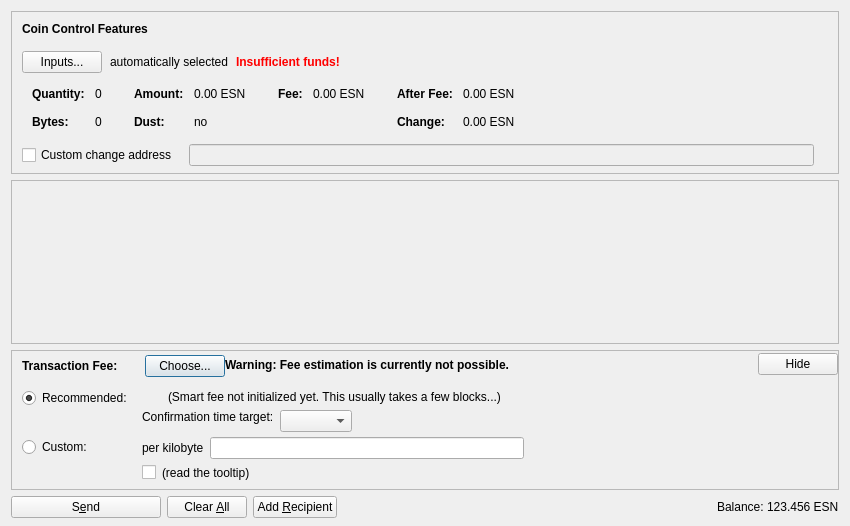
<?xml version="1.0" encoding="UTF-8"?>
<ui version="4.0">
 <class>SendCoinsDialog</class>
 <widget class="QDialog" name="SendCoinsDialog">
  <property name="geometry">
   <rect>
    <x>0</x>
    <y>0</y>
    <width>850</width>
    <height>526</height>
   </rect>
  </property>
  <property name="windowTitle">
   <string>Send Coins</string>
  </property>
  <layout class="QVBoxLayout" name="verticalLayout" stretch="0,1,0,0">
   <property name="bottomMargin">
    <number>8</number>
   </property>
   <item>
    <widget class="QFrame" name="frameCoinControl">
     <property name="sizePolicy">
      <sizepolicy hsizetype="Expanding" vsizetype="Expanding">
       <horstretch>0</horstretch>
       <verstretch>0</verstretch>
      </sizepolicy>
     </property>
     <property name="maximumSize">
      <size>
       <width>16777215</width>
       <height>16777215</height>
      </size>
     </property>
     <property name="frameShape">
      <enum>QFrame::StyledPanel</enum>
     </property>
     <property name="frameShadow">
      <enum>QFrame::Sunken</enum>
     </property>
     <layout class="QVBoxLayout" name="verticalLayoutCoinControl2">
      <property name="spacing">
       <number>0</number>
      </property>
      <property name="leftMargin">
       <number>0</number>
      </property>
      <property name="topMargin">
       <number>0</number>
      </property>
      <property name="rightMargin">
       <number>0</number>
      </property>
      <property name="bottomMargin">
       <number>6</number>
      </property>
      <item>
       <layout class="QVBoxLayout" name="verticalLayoutCoinControl" stretch="0,0,0,0,1">
        <property name="spacing">
         <number>0</number>
        </property>
        <property name="leftMargin">
         <number>10</number>
        </property>
        <property name="topMargin">
         <number>10</number>
        </property>
        <item>
         <layout class="QHBoxLayout" name="horizontalLayoutCoinControl1">
          <property name="bottomMargin">
           <number>15</number>
          </property>
          <item>
           <widget class="QLabel" name="labelCoinControlFeatures">
            <property name="sizePolicy">
             <sizepolicy hsizetype="Preferred" vsizetype="Maximum">
              <horstretch>0</horstretch>
              <verstretch>0</verstretch>
             </sizepolicy>
            </property>
            <property name="font">
             <font>
              <weight>75</weight>
              <bold>true</bold>
             </font>
            </property>
            <property name="styleSheet">
             <string notr="true">font-weight:bold;</string>
            </property>
            <property name="text">
             <string>Coin Control Features</string>
            </property>
           </widget>
          </item>
         </layout>
        </item>
        <item>
         <layout class="QHBoxLayout" name="horizontalLayoutCoinControl2" stretch="0,0,0,0">
          <property name="spacing">
           <number>8</number>
          </property>
          <property name="bottomMargin">
           <number>10</number>
          </property>
          <item>
           <widget class="QPushButton" name="pushButtonCoinControl">
            <property name="styleSheet">
             <string notr="true"/>
            </property>
            <property name="text">
             <string>Inputs...</string>
            </property>
            <property name="autoDefault">
             <bool>false</bool>
            </property>
           </widget>
          </item>
          <item>
           <widget class="QLabel" name="labelCoinControlAutomaticallySelected">
            <property name="text">
             <string>automatically selected</string>
            </property>
            <property name="margin">
             <number>5</number>
            </property>
           </widget>
          </item>
          <item>
           <widget class="QLabel" name="labelCoinControlInsuffFunds">
            <property name="font">
             <font>
              <weight>75</weight>
              <bold>true</bold>
             </font>
            </property>
            <property name="styleSheet">
             <string notr="true">color:red;font-weight:bold;</string>
            </property>
            <property name="text">
             <string>Insufficient funds!</string>
            </property>
            <property name="margin">
             <number>5</number>
            </property>
           </widget>
          </item>
          <item>
           <spacer name="horizontalSpacerCoinControl">
            <property name="orientation">
             <enum>Qt::Horizontal</enum>
            </property>
            <property name="sizeHint" stdset="0">
             <size>
              <width>40</width>
              <height>1</height>
             </size>
            </property>
           </spacer>
          </item>
         </layout>
        </item>
        <item>
         <widget class="QWidget" name="widgetCoinControl" native="true">
          <property name="sizePolicy">
           <sizepolicy hsizetype="Preferred" vsizetype="Preferred">
            <horstretch>0</horstretch>
            <verstretch>0</verstretch>
           </sizepolicy>
          </property>
          <property name="minimumSize">
           <size>
            <width>0</width>
            <height>0</height>
           </size>
          </property>
          <property name="styleSheet">
           <string notr="true"/>
          </property>
          <layout class="QHBoxLayout" name="horizontalLayoutCoinControl5">
           <property name="leftMargin">
            <number>0</number>
           </property>
           <property name="topMargin">
            <number>0</number>
           </property>
           <property name="rightMargin">
            <number>0</number>
           </property>
           <property name="bottomMargin">
            <number>0</number>
           </property>
           <item>
            <layout class="QHBoxLayout" name="horizontalLayoutCoinControl3" stretch="0,0,0,1">
             <property name="spacing">
              <number>20</number>
             </property>
             <property name="topMargin">
              <number>0</number>
             </property>
             <property name="bottomMargin">
              <number>10</number>
             </property>
             <item>
              <layout class="QFormLayout" name="formLayoutCoinControl1">
               <property name="horizontalSpacing">
                <number>10</number>
               </property>
               <property name="verticalSpacing">
                <number>14</number>
               </property>
               <property name="leftMargin">
                <number>10</number>
               </property>
               <property name="topMargin">
                <number>4</number>
               </property>
               <property name="rightMargin">
                <number>6</number>
               </property>
               <item row="0" column="0">
                <widget class="QLabel" name="labelCoinControlQuantityText">
                 <property name="font">
                  <font>
                   <weight>75</weight>
                   <bold>true</bold>
                  </font>
                 </property>
                 <property name="text">
                  <string>Quantity:</string>
                 </property>
                 <property name="margin">
                  <number>0</number>
                 </property>
                </widget>
               </item>
               <item row="0" column="1">
                <widget class="QLabel" name="labelCoinControlQuantity">
                 <property name="cursor">
                  <cursorShape>IBeamCursor</cursorShape>
                 </property>
                 <property name="contextMenuPolicy">
                  <enum>Qt::ActionsContextMenu</enum>
                 </property>
                 <property name="text">
                  <string notr="true">0</string>
                 </property>
                 <property name="margin">
                  <number>0</number>
                 </property>
                 <property name="textInteractionFlags">
                  <set>Qt::LinksAccessibleByMouse|Qt::TextSelectableByKeyboard|Qt::TextSelectableByMouse</set>
                 </property>
                </widget>
               </item>
               <item row="1" column="0">
                <widget class="QLabel" name="labelCoinControlBytesText">
                 <property name="font">
                  <font>
                   <weight>75</weight>
                   <bold>true</bold>
                  </font>
                 </property>
                 <property name="text">
                  <string>Bytes:</string>
                 </property>
                </widget>
               </item>
               <item row="1" column="1">
                <widget class="QLabel" name="labelCoinControlBytes">
                 <property name="cursor">
                  <cursorShape>IBeamCursor</cursorShape>
                 </property>
                 <property name="contextMenuPolicy">
                  <enum>Qt::ActionsContextMenu</enum>
                 </property>
                 <property name="text">
                  <string notr="true">0</string>
                 </property>
                 <property name="textInteractionFlags">
                  <set>Qt::LinksAccessibleByMouse|Qt::TextSelectableByKeyboard|Qt::TextSelectableByMouse</set>
                 </property>
                </widget>
               </item>
              </layout>
             </item>
             <item>
              <layout class="QFormLayout" name="formLayoutCoinControl2">
               <property name="horizontalSpacing">
                <number>10</number>
               </property>
               <property name="verticalSpacing">
                <number>14</number>
               </property>
               <property name="leftMargin">
                <number>6</number>
               </property>
               <property name="topMargin">
                <number>4</number>
               </property>
               <property name="rightMargin">
                <number>6</number>
               </property>
               <item row="0" column="0">
                <widget class="QLabel" name="labelCoinControlAmountText">
                 <property name="font">
                  <font>
                   <weight>75</weight>
                   <bold>true</bold>
                  </font>
                 </property>
                 <property name="text">
                  <string>Amount:</string>
                 </property>
                 <property name="margin">
                  <number>0</number>
                 </property>
                </widget>
               </item>
               <item row="0" column="1">
                <widget class="QLabel" name="labelCoinControlAmount">
                 <property name="cursor">
                  <cursorShape>IBeamCursor</cursorShape>
                 </property>
                 <property name="contextMenuPolicy">
                  <enum>Qt::ActionsContextMenu</enum>
                 </property>
                 <property name="text">
                  <string notr="true">0.00 ESN</string>
                 </property>
                 <property name="textInteractionFlags">
                  <set>Qt::LinksAccessibleByMouse|Qt::TextSelectableByKeyboard|Qt::TextSelectableByMouse</set>
                 </property>
                </widget>
               </item>
               <item row="1" column="0">
                <widget class="QLabel" name="labelCoinControlLowOutputText">
                 <property name="font">
                  <font>
                   <weight>75</weight>
                   <bold>true</bold>
                  </font>
                 </property>
                 <property name="text">
                  <string>Dust:</string>
                 </property>
                </widget>
               </item>
               <item row="1" column="1">
                <widget class="QLabel" name="labelCoinControlLowOutput">
                 <property name="cursor">
                  <cursorShape>IBeamCursor</cursorShape>
                 </property>
                 <property name="contextMenuPolicy">
                  <enum>Qt::ActionsContextMenu</enum>
                 </property>
                 <property name="text">
                  <string notr="true">no</string>
                 </property>
                 <property name="textInteractionFlags">
                  <set>Qt::LinksAccessibleByMouse|Qt::TextSelectableByKeyboard|Qt::TextSelectableByMouse</set>
                 </property>
                </widget>
               </item>
              </layout>
             </item>
             <item>
              <layout class="QFormLayout" name="formLayoutCoinControl3">
               <property name="horizontalSpacing">
                <number>10</number>
               </property>
               <property name="verticalSpacing">
                <number>14</number>
               </property>
               <property name="leftMargin">
                <number>6</number>
               </property>
               <property name="topMargin">
                <number>4</number>
               </property>
               <property name="rightMargin">
                <number>6</number>
               </property>
               <item row="0" column="0">
                <widget class="QLabel" name="labelCoinControlFeeText">
                 <property name="font">
                  <font>
                   <weight>75</weight>
                   <bold>true</bold>
                  </font>
                 </property>
                 <property name="text">
                  <string>Fee:</string>
                 </property>
                 <property name="margin">
                  <number>0</number>
                 </property>
                </widget>
               </item>
               <item row="0" column="1">
                <widget class="QLabel" name="labelCoinControlFee">
                 <property name="cursor">
                  <cursorShape>IBeamCursor</cursorShape>
                 </property>
                 <property name="contextMenuPolicy">
                  <enum>Qt::ActionsContextMenu</enum>
                 </property>
                 <property name="text">
                  <string notr="true">0.00 ESN</string>
                 </property>
                 <property name="textInteractionFlags">
                  <set>Qt::LinksAccessibleByMouse|Qt::TextSelectableByKeyboard|Qt::TextSelectableByMouse</set>
                 </property>
                </widget>
               </item>
              </layout>
             </item>
             <item>
              <layout class="QFormLayout" name="formLayoutCoinControl4">
               <property name="horizontalSpacing">
                <number>10</number>
               </property>
               <property name="verticalSpacing">
                <number>14</number>
               </property>
               <property name="leftMargin">
                <number>6</number>
               </property>
               <property name="topMargin">
                <number>4</number>
               </property>
               <property name="rightMargin">
                <number>6</number>
               </property>
               <item row="0" column="0">
                <widget class="QLabel" name="labelCoinControlAfterFeeText">
                 <property name="font">
                  <font>
                   <weight>75</weight>
                   <bold>true</bold>
                  </font>
                 </property>
                 <property name="text">
                  <string>After Fee:</string>
                 </property>
                 <property name="margin">
                  <number>0</number>
                 </property>
                </widget>
               </item>
               <item row="0" column="1">
                <widget class="QLabel" name="labelCoinControlAfterFee">
                 <property name="cursor">
                  <cursorShape>IBeamCursor</cursorShape>
                 </property>
                 <property name="contextMenuPolicy">
                  <enum>Qt::ActionsContextMenu</enum>
                 </property>
                 <property name="text">
                  <string notr="true">0.00 ESN</string>
                 </property>
                 <property name="textInteractionFlags">
                  <set>Qt::LinksAccessibleByMouse|Qt::TextSelectableByKeyboard|Qt::TextSelectableByMouse</set>
                 </property>
                </widget>
               </item>
               <item row="1" column="0">
                <widget class="QLabel" name="labelCoinControlChangeText">
                 <property name="font">
                  <font>
                   <weight>75</weight>
                   <bold>true</bold>
                  </font>
                 </property>
                 <property name="text">
                  <string>Change:</string>
                 </property>
                </widget>
               </item>
               <item row="1" column="1">
                <widget class="QLabel" name="labelCoinControlChange">
                 <property name="cursor">
                  <cursorShape>IBeamCursor</cursorShape>
                 </property>
                 <property name="contextMenuPolicy">
                  <enum>Qt::ActionsContextMenu</enum>
                 </property>
                 <property name="text">
                  <string notr="true">0.00 ESN</string>
                 </property>
                 <property name="textInteractionFlags">
                  <set>Qt::LinksAccessibleByMouse|Qt::TextSelectableByKeyboard|Qt::TextSelectableByMouse</set>
                 </property>
                </widget>
               </item>
              </layout>
             </item>
            </layout>
           </item>
          </layout>
         </widget>
        </item>
        <item>
         <layout class="QHBoxLayout" name="horizontalLayoutCoinControl4" stretch="0,0,0">
          <property name="spacing">
           <number>12</number>
          </property>
          <property name="sizeConstraint">
           <enum>QLayout::SetDefaultConstraint</enum>
          </property>
          <property name="topMargin">
           <number>5</number>
          </property>
          <property name="rightMargin">
           <number>5</number>
          </property>
          <item>
           <widget class="QCheckBox" name="checkBoxCoinControlChange">
            <property name="toolTip">
             <string>If this is activated, but the change address is empty or invalid, change will be sent to a newly generated address.</string>
            </property>
            <property name="text">
             <string>Custom change address</string>
            </property>
           </widget>
          </item>
          <item>
           <widget class="QValidatedLineEdit" name="lineEditCoinControlChange">
            <property name="enabled">
             <bool>false</bool>
            </property>
            <property name="sizePolicy">
             <sizepolicy hsizetype="Expanding" vsizetype="Fixed">
              <horstretch>0</horstretch>
              <verstretch>0</verstretch>
             </sizepolicy>
            </property>
           </widget>
          </item>
          <item>
           <widget class="QLabel" name="labelCoinControlChangeLabel">
            <property name="sizePolicy">
             <sizepolicy hsizetype="Preferred" vsizetype="Expanding">
              <horstretch>0</horstretch>
              <verstretch>0</verstretch>
             </sizepolicy>
            </property>
            <property name="minimumSize">
             <size>
              <width>0</width>
              <height>0</height>
             </size>
            </property>
            <property name="text">
             <string/>
            </property>
            <property name="margin">
             <number>3</number>
            </property>
           </widget>
          </item>
         </layout>
        </item>
        <item>
         <spacer name="verticalSpacerCoinControl">
          <property name="orientation">
           <enum>Qt::Vertical</enum>
          </property>
          <property name="sizeHint" stdset="0">
           <size>
            <width>800</width>
            <height>1</height>
           </size>
          </property>
         </spacer>
        </item>
       </layout>
      </item>
     </layout>
    </widget>
   </item>
   <item>
    <widget class="QScrollArea" name="scrollArea">
     <property name="widgetResizable">
      <bool>true</bool>
     </property>
     <widget class="QWidget" name="scrollAreaWidgetContents">
      <property name="geometry">
       <rect>
        <x>0</x>
        <y>0</y>
        <width>830</width>
        <height>104</height>
       </rect>
      </property>
      <layout class="QVBoxLayout" name="verticalLayout_2" stretch="0,1">
       <property name="leftMargin">
        <number>0</number>
       </property>
       <property name="topMargin">
        <number>0</number>
       </property>
       <property name="rightMargin">
        <number>0</number>
       </property>
       <property name="bottomMargin">
        <number>0</number>
       </property>
       <item>
        <layout class="QVBoxLayout" name="entries">
         <property name="spacing">
          <number>6</number>
         </property>
        </layout>
       </item>
       <item>
        <spacer name="verticalSpacer">
         <property name="orientation">
          <enum>Qt::Vertical</enum>
         </property>
         <property name="sizeHint" stdset="0">
          <size>
           <width>20</width>
           <height>40</height>
          </size>
         </property>
        </spacer>
       </item>
      </layout>
     </widget>
    </widget>
   </item>
   <item>
    <widget class="QFrame" name="frameFee">
     <property name="sizePolicy">
      <sizepolicy hsizetype="Expanding" vsizetype="Expanding">
       <horstretch>0</horstretch>
       <verstretch>0</verstretch>
      </sizepolicy>
     </property>
     <property name="maximumSize">
      <size>
       <width>16777215</width>
       <height>16777215</height>
      </size>
     </property>
     <property name="frameShape">
      <enum>QFrame::StyledPanel</enum>
     </property>
     <property name="frameShadow">
      <enum>QFrame::Sunken</enum>
     </property>
     <layout class="QVBoxLayout" name="verticalLayoutFee1">
      <property name="spacing">
       <number>0</number>
      </property>
      <property name="leftMargin">
       <number>0</number>
      </property>
      <property name="topMargin">
       <number>0</number>
      </property>
      <property name="rightMargin">
       <number>0</number>
      </property>
      <property name="bottomMargin">
       <number>0</number>
      </property>
      <item>
       <layout class="QVBoxLayout" name="verticalLayoutFee2" stretch="0,0,0">
        <property name="spacing">
         <number>0</number>
        </property>
        <property name="leftMargin">
         <number>10</number>
        </property>
        <property name="topMargin">
         <number>0</number>
        </property>
        <item>
         <layout class="QHBoxLayout" name="horizontalLayoutFee1">
          <property name="bottomMargin">
           <number>0</number>
          </property>
          <item>
           <layout class="QVBoxLayout" name="verticalLayoutFee7">
            <property name="spacing">
             <number>0</number>
            </property>
            <item>
             <spacer name="verticalSpacerSmartFee">
              <property name="orientation">
               <enum>Qt::Vertical</enum>
              </property>
              <property name="sizeType">
               <enum>QSizePolicy::Fixed</enum>
              </property>
              <property name="sizeHint" stdset="0">
               <size>
                <width>1</width>
                <height>4</height>
               </size>
              </property>
             </spacer>
            </item>
            <item>
             <layout class="QHBoxLayout" name="horizontalLayoutSmartFee">
              <property name="spacing">
               <number>10</number>
              </property>
              <item>
               <widget class="QLabel" name="labelFeeHeadline">
                <property name="sizePolicy">
                 <sizepolicy hsizetype="Preferred" vsizetype="Maximum">
                  <horstretch>0</horstretch>
                  <verstretch>0</verstretch>
                 </sizepolicy>
                </property>
                <property name="font">
                 <font>
                  <weight>75</weight>
                  <bold>true</bold>
                 </font>
                </property>
                <property name="styleSheet">
                 <string notr="true">font-weight:bold;</string>
                </property>
                <property name="text">
                 <string>Transaction Fee:</string>
                </property>
               </widget>
              </item>
              <item>
               <widget class="QLabel" name="labelFeeMinimized">
                <property name="text">
                 <string/>
                </property>
               </widget>
              </item>
              <item>
               <widget class="QPushButton" name="buttonChooseFee">
                <property name="text">
                 <string>Choose...</string>
                </property>
               </widget>
              </item>
             </layout>
            </item>
            <item>
             <spacer name="verticalSpacer_5">
              <property name="orientation">
               <enum>Qt::Vertical</enum>
              </property>
              <property name="sizeHint" stdset="0">
               <size>
                <width>1</width>
                <height>1</height>
               </size>
              </property>
             </spacer>
            </item>
           </layout>
          </item>
          <item>
           <widget class="QLabel" name="fallbackFeeWarningLabel">
            <property name="toolTip">
             <string>Using the fallbackfee can result in sending a transaction that will take several hours or days (or never) to confirm. Consider choosing your fee manually or wait until you have validated the complete chain.</string>
            </property>
            <property name="font">
            <font>
                <weight>75</weight>
                <bold>true</bold>
            </font>
            </property>
            <property name="text">
             <string>Warning: Fee estimation is currently not possible.</string>
            </property>
            <property name="wordWrap">
             <bool>false</bool>
            </property>
           </widget>
          </item>
          <item>
           <spacer name="horizontalSpacer_4">
            <property name="orientation">
             <enum>Qt::Horizontal</enum>
            </property>
            <property name="sizeType">
             <enum>QSizePolicy::MinimumExpanding</enum>
            </property>
            <property name="sizeHint" stdset="0">
             <size>
              <width>40</width>
              <height>20</height>
             </size>
            </property>
           </spacer>
          </item>
          <item>
           <widget class="QPushButton" name="buttonMinimizeFee">
            <property name="toolTip">
             <string>collapse fee-settings</string>
            </property>
            <property name="text">
             <string>Hide</string>
            </property>
           </widget>
          </item>
         </layout>
        </item>
        <item>
         <widget class="QFrame" name="frameFeeSelection">
          <layout class="QVBoxLayout" name="verticalLayoutFee12">
           <property name="spacing">
            <number>0</number>
           </property>
           <property name="leftMargin">
            <number>0</number>
           </property>
           <property name="topMargin">
            <number>0</number>
           </property>
           <property name="rightMargin">
            <number>0</number>
           </property>
           <property name="bottomMargin">
            <number>0</number>
           </property>
           <item>
            <layout class="QGridLayout" name="gridLayoutFee">
             <property name="topMargin">
              <number>10</number>
             </property>
             <property name="bottomMargin">
              <number>4</number>
             </property>
             <property name="horizontalSpacing">
              <number>10</number>
             </property>
             <property name="verticalSpacing">
              <number>4</number>
             </property>
             <item row="1" column="1">
              <layout class="QVBoxLayout" name="verticalLayoutFee8">
               <property name="spacing">
                <number>6</number>
               </property>
               <item>
                <layout class="QHBoxLayout" name="horizontalLayoutFee13">
                 <item>
                  <widget class="QLabel" name="labelCustomPerKilobyte">
                   <property name="toolTip">
                    <string>If the custom fee is set to 1000 satoshis and the transaction is only 250 bytes, then &quot;per kilobyte&quot; only pays 250 satoshis in fee, while &quot;total at least&quot; pays 1000 satoshis. For transactions bigger than a kilobyte both pay by kilobyte.</string>
                   </property>
                   <property name="text">
                    <string>per kilobyte</string>
                   </property>
                  </widget>
                 </item>
                 <item>
                  <widget class="BitcoinAmountField" name="customFee"/>
                 </item>
                 <item>
                  <spacer name="horizontalSpacer_6">
                   <property name="orientation">
                    <enum>Qt::Horizontal</enum>
                   </property>
                   <property name="sizeHint" stdset="0">
                    <size>
                     <width>1</width>
                     <height>1</height>
                    </size>
                   </property>
                  </spacer>
                 </item>
                </layout>
               </item>
               <item>
                <layout class="QHBoxLayout" name="horizontalLayoutFee8">
                 <item>
                  <widget class="QCheckBox" name="checkBoxMinimumFee">
                   <property name="toolTip">
                    <string>Paying only the minimum fee is just fine as long as there is less transaction volume than space in the blocks. But be aware that this can end up in a never confirming transaction once there is more demand for escudonavacense transactions than the network can process.</string>
                   </property>
                   <property name="text">
                    <string/>
                   </property>
                  </widget>
                 </item>
                 <item>
                  <widget class="QLabel" name="labelMinFeeWarning">
                   <property name="enabled">
                    <bool>true</bool>
                   </property>
                   <property name="toolTip">
                    <string>Paying only the minimum fee is just fine as long as there is less transaction volume than space in the blocks. But be aware that this can end up in a never confirming transaction once there is more demand for escudonavacense transactions than the network can process.</string>
                   </property>
                   <property name="text">
                    <string>(read the tooltip)</string>
                   </property>
                   <property name="margin">
                    <number>5</number>
                   </property>
                  </widget>
                 </item>
                 <item>
                  <spacer name="horizontalSpacer_2">
                   <property name="orientation">
                    <enum>Qt::Horizontal</enum>
                   </property>
                   <property name="sizeHint" stdset="0">
                    <size>
                     <width>1</width>
                     <height>1</height>
                    </size>
                   </property>
                  </spacer>
                 </item>
                </layout>
               </item>
              </layout>
             </item>
             <item row="0" column="0">
              <layout class="QVBoxLayout" name="verticalLayoutFee4" stretch="0,1">
               <item>
                <widget class="QRadioButton" name="radioSmartFee">
                 <property name="text">
                  <string>Recommended:</string>
                 </property>
                 <property name="checked">
                  <bool>true</bool>
                 </property>
                 <attribute name="buttonGroup">
                  <string notr="true">groupFee</string>
                 </attribute>
                </widget>
               </item>
               <item>
                <spacer name="verticalSpacer_2">
                 <property name="orientation">
                  <enum>Qt::Vertical</enum>
                 </property>
                 <property name="sizeHint" stdset="0">
                  <size>
                   <width>1</width>
                   <height>1</height>
                  </size>
                 </property>
                </spacer>
               </item>
              </layout>
             </item>
             <item row="1" column="0">
              <layout class="QVBoxLayout" name="verticalLayoutFee9" stretch="0,1">
               <item>
                <widget class="QRadioButton" name="radioCustomFee">
                 <property name="text">
                  <string>Custom:</string>
                 </property>
                 <attribute name="buttonGroup">
                  <string notr="true">groupFee</string>
                 </attribute>
                </widget>
               </item>
               <item>
                <spacer name="verticalSpacer_6">
                 <property name="orientation">
                  <enum>Qt::Vertical</enum>
                 </property>
                 <property name="sizeHint" stdset="0">
                  <size>
                   <width>1</width>
                   <height>1</height>
                  </size>
                 </property>
                </spacer>
               </item>
              </layout>
             </item>
             <item row="0" column="1">
              <layout class="QVBoxLayout" name="verticalLayoutFee3" stretch="0,0,1">
               <property name="spacing">
                <number>6</number>
               </property>
               <property name="topMargin">
                <number>2</number>
               </property>
               <item>
                <layout class="QHBoxLayout" name="horizontalLayoutFee12">
                 <item>
                  <widget class="QLabel" name="labelSmartFee">
                   <property name="text">
                    <string/>
                   </property>
                   <property name="margin">
                    <number>2</number>
                   </property>
                  </widget>
                 </item>
                 <item>
                  <widget class="QLabel" name="labelFeeEstimation">
                   <property name="text">
                    <string/>
                   </property>
                  </widget>
                 </item>
                 <item>
                  <widget class="QLabel" name="labelSmartFee2">
                   <property name="text">
                    <string>(Smart fee not initialized yet. This usually takes a few blocks...)</string>
                   </property>
                   <property name="margin">
                    <number>2</number>
                   </property>
                  </widget>
                 </item>
                 <item>
                  <spacer name="horizontalSpacer_5">
                   <property name="orientation">
                    <enum>Qt::Horizontal</enum>
                   </property>
                   <property name="sizeHint" stdset="0">
                    <size>
                     <width>1</width>
                     <height>1</height>
                    </size>
                   </property>
                  </spacer>
                 </item>
                </layout>
               </item>
               <item>
                <layout class="QHBoxLayout" name="horizontalLayoutFee9">
                 <item>
                  <layout class="QVBoxLayout" name="verticalLayoutFee6">
                   <item>
                    <widget class="QLabel" name="labelSmartFee3">
                     <property name="text">
                      <string>Confirmation time target:</string>
                     </property>
                     <property name="margin">
                      <number>2</number>
                     </property>
                    </widget>
                   </item>
                   <item>
                    <spacer name="verticalSpacer_3">
                     <property name="orientation">
                      <enum>Qt::Vertical</enum>
                     </property>
                     <property name="sizeHint" stdset="0">
                      <size>
                       <width>1</width>
                       <height>1</height>
                      </size>
                     </property>
                    </spacer>
                   </item>
                  </layout>
                 </item>
                 <item>
                  <layout class="QVBoxLayout" name="verticalLayoutFee5">
                   <property name="rightMargin">
                    <number>30</number>
                   </property>
                   <item>
                    <layout class="QHBoxLayout" name="horizontalLayoutConfTarget">
                     <property name="bottomMargin">
                      <number>0</number>
                     </property>
                     <item>
                      <widget class="QComboBox" name="confTargetSelector"/>
                     </item>
                     <item>
                      <spacer name="horizontalSpacerConfTarget">
                       <property name="orientation">
                        <enum>Qt::Horizontal</enum>
                       </property>
                       <property name="sizeHint" stdset="0">
                        <size>
                         <width>40</width>
                         <height>20</height>
                        </size>
                       </property>
                      </spacer>
                     </item>
                    </layout>
                   </item>
                  </layout>
                 </item>
                </layout>
               </item>
               <item>
                <spacer name="verticalSpacer_4">
                 <property name="orientation">
                  <enum>Qt::Vertical</enum>
                 </property>
                 <property name="sizeHint" stdset="0">
                  <size>
                   <width>1</width>
                   <height>1</height>
                  </size>
                 </property>
                </spacer>
               </item>
              </layout>
             </item>
            </layout>
           </item>
          </layout>
         </widget>
        </item>
        <item>
         <spacer name="verticalSpacerFee">
          <property name="orientation">
           <enum>Qt::Vertical</enum>
          </property>
          <property name="sizeHint" stdset="0">
           <size>
            <width>40</width>
            <height>5</height>
           </size>
          </property>
         </spacer>
        </item>
       </layout>
      </item>
     </layout>
    </widget>
   </item>
   <item>
    <layout class="QHBoxLayout" name="horizontalLayout">
     <item>
      <widget class="QPushButton" name="sendButton">
       <property name="minimumSize">
        <size>
         <width>150</width>
         <height>0</height>
        </size>
       </property>
       <property name="toolTip">
        <string>Confirm the send action</string>
       </property>
       <property name="text">
        <string>S&amp;end</string>
       </property>
       <property name="icon">
        <iconset resource="../bitcoin.qrc">
         <normaloff>:/icons/send</normaloff>:/icons/send</iconset>
       </property>
       <property name="autoDefault">
        <bool>false</bool>
       </property>
       <property name="default">
        <bool>false</bool>
       </property>
      </widget>
     </item>
     <item>
      <widget class="QPushButton" name="clearButton">
       <property name="sizePolicy">
        <sizepolicy hsizetype="Minimum" vsizetype="Fixed">
         <horstretch>0</horstretch>
         <verstretch>0</verstretch>
        </sizepolicy>
       </property>
       <property name="toolTip">
        <string>Clear all fields of the form.</string>
       </property>
       <property name="text">
        <string>Clear &amp;All</string>
       </property>
       <property name="icon">
        <iconset resource="../bitcoin.qrc">
         <normaloff>:/icons/remove</normaloff>:/icons/remove</iconset>
       </property>
       <property name="autoDefault">
        <bool>false</bool>
       </property>
      </widget>
     </item>
     <item>
      <widget class="QPushButton" name="addButton">
       <property name="toolTip">
        <string>Send to multiple recipients at once</string>
       </property>
       <property name="text">
        <string>Add &amp;Recipient</string>
       </property>
       <property name="icon">
        <iconset resource="../bitcoin.qrc">
         <normaloff>:/icons/add</normaloff>:/icons/add</iconset>
       </property>
       <property name="autoDefault">
        <bool>false</bool>
       </property>
      </widget>
     </item>
     <item>
      <spacer name="horizontalSpacer">
       <property name="orientation">
        <enum>Qt::Horizontal</enum>
       </property>
       <property name="sizeHint" stdset="0">
        <size>
         <width>40</width>
         <height>20</height>
        </size>
       </property>
      </spacer>
     </item>
     <item>
      <layout class="QHBoxLayout" name="horizontalLayout_2">
       <property name="spacing">
        <number>3</number>
       </property>
       <item>
        <widget class="QLabel" name="label">
         <property name="sizePolicy">
          <sizepolicy hsizetype="Preferred" vsizetype="Fixed">
           <horstretch>0</horstretch>
           <verstretch>0</verstretch>
          </sizepolicy>
         </property>
         <property name="text">
          <string>Balance:</string>
         </property>
        </widget>
       </item>
       <item>
        <widget class="QLabel" name="labelBalance">
         <property name="sizePolicy">
          <sizepolicy hsizetype="Preferred" vsizetype="Fixed">
           <horstretch>0</horstretch>
           <verstretch>0</verstretch>
          </sizepolicy>
         </property>
         <property name="cursor">
          <cursorShape>IBeamCursor</cursorShape>
         </property>
         <property name="text">
          <string notr="true">123.456 ESN</string>
         </property>
         <property name="textInteractionFlags">
          <set>Qt::LinksAccessibleByMouse|Qt::TextSelectableByKeyboard|Qt::TextSelectableByMouse</set>
         </property>
        </widget>
       </item>
      </layout>
     </item>
    </layout>
   </item>
  </layout>
 </widget>
 <customwidgets>
  <customwidget>
   <class>QValidatedLineEdit</class>
   <extends>QLineEdit</extends>
   <header>qt/qvalidatedlineedit.h</header>
  </customwidget>
  <customwidget>
   <class>BitcoinAmountField</class>
   <extends>QLineEdit</extends>
   <header>qt/bitcoinamountfield.h</header>
   <container>1</container>
  </customwidget>
 </customwidgets>
 <resources>
  <include location="../bitcoin.qrc"/>
 </resources>
 <connections/>
 <buttongroups>
  <buttongroup name="groupFee"/>
 </buttongroups>
</ui>
